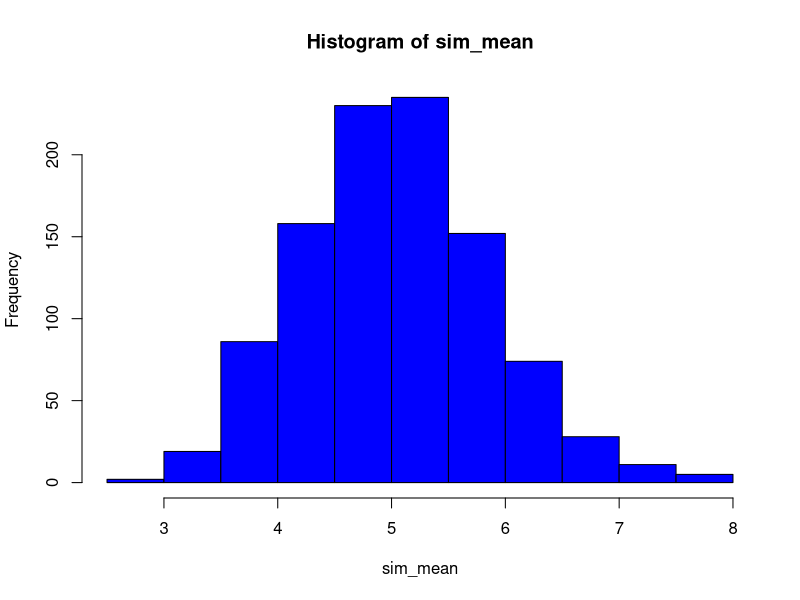
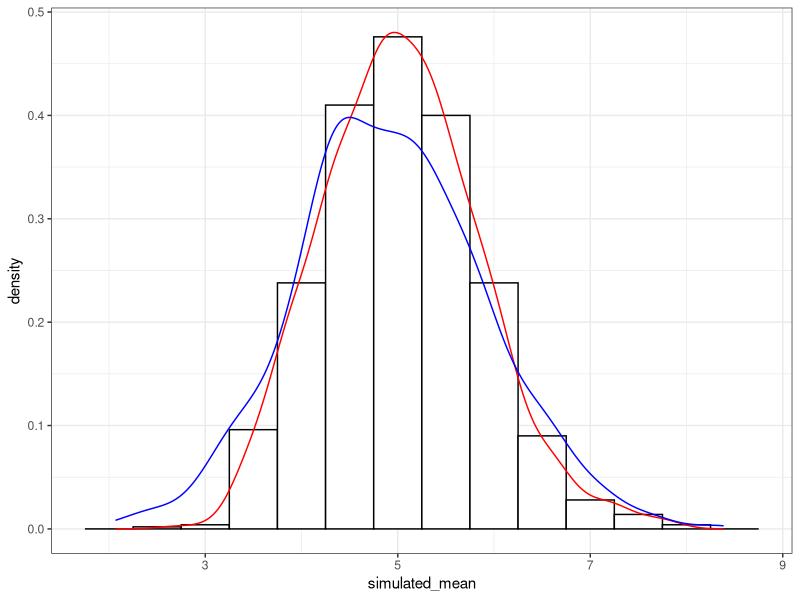

The R script that drew these images, in order:
## ---- chunk 1
set.seed(110)
sim_cnt <-1000
lambda <-0.2
n<-40
## ---- chunk 2
sim_mean<-NULL
for(i in 1:1000){
     sim_mean<-c(sim_mean,mean(rexp(n,lambda)))
}
## ---- chunk 3
hist(sim_mean,col="blue")
## ---- chunk 4
mean(sim_mean)
## ---- chunk 5
sd(sim_mean)
## ---- chunk 6
var(sim_mean)
## ---- chunk 7

dt<-data.frame(x=factor(rep("A",1000)), simulated_mean=sim_mean, 
               theoretical_value=rnorm(1000,5))

library(ggplot2)

ggplot(dt, aes(x=simulated_mean)) +
    geom_histogram(aes(y=..density..), binwidth=.5, colour="black", fill="white")+
     geom_density(aes(x=sim_mean), colour="red", data=dt) + 
  geom_density(aes(x=theoretical_value), colour="blue", data=dt)+
     theme_bw() 

